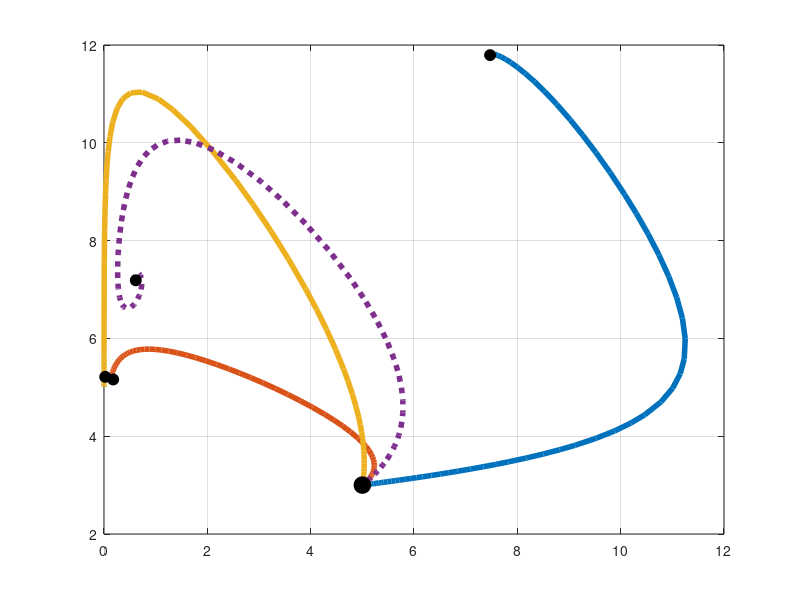

Recreate this plot in MATLAB. (Note: this script raises an error after producing the figure.)
% Solutions to the Autonomous Model with Different 
% Interaction Parameters

clc
clear
close all

    % Parameters
% Growth Rates
r_y = .044;
r_x = 5;

% Carry capacity
K_y = 5;
K_x = 15;

% Initial populations
x_o = 5;
y_o = 3;

% Time duration starting at 1990.
t=[0 250];

% Reproduction function parameters
c = .0001;
T_opt = 12.5; % Celsius

    % Functions
% Temperature function
T = 12.5;

% Growth Rate function
R =@(T) log( .32*r_x / ( 1 + c*(T - T_opt)^4 ) );
r = R(T);

% Interaction parameters
cMat = [0.02, .008; 0.09, .008; 0.09, .082; 0.0627, .0313];
styles = ['-',"--",':','-.'];

for i = 1:4
    % Bear ODE
    dy =@(y) r_y.*y(2).*(1 - ( y(2)./K_y ) ) +...
        cMat(i,2).*y(2).*y(1);
    
    % Salmon ODE
    dx =@(t,y) r .* y(1)*( 1 - ( y(1)./K_x ) ) -...
        cMat(i,1).*y(2).*y(1);
    
    % Autonomous System of ODE function
    MODEL = @(t,y) [dx(t,y); dy(y)];

    [t,Y] = ode45(MODEL, t, [x_o, y_o]);

    % Creates vector field
    figure(2)
    plot(Y(:,1),Y(:,2),'LineWidth',4,'LineStyle',styles(i))
    hold on

end
for i = 1:4
    % Critical Points
    x_crit = (r*r_y/K_y - cMat(i,1)*r_y) /...
        (cMat(i,1)*cMat(i,2) + (r/K_x)*(r_y/K_y));
    y_crit = (r*cMat(i,2) + r/K_x*r_y) /...
        (cMat(i,1)*cMat(i,2) + (r/K_x)*(r_y/K_y));
    
    % Plots Critical Points
    plot(x_crit,y_crit,'ko','MarkerSize',8,'MarkerFaceColor','k')
    hold on
end
% Plots the Initial Populations
plot(x_o,y_o,'ko','MarkerSize',12,'MarkerFaceColor','k')
grid on
ax = gca;
ax.GridAlpha = 1;
set(gca,"FontSize",20)
grid minor
ax.MinorGridAlpha = 1;
xlim([0,12]);
ylim([2,13]);
xlabel('x (Salmon)', 'FontSize', 25)
ylabel('y (Bears)', 'FontSize', 25)
title('Solutions For The Autonomous Model', 'FontSize', 25)
legend('$(0.02,\;0.008)$', '$(0.09,\;0.008)$', ...
    '$(0.09,\;0.082)$', '$(0.0627,\;0.0313)$',...
    'Interpreter', 'Latex', 'FontSize', 20, ...
    'Location', 'NorthEast')



